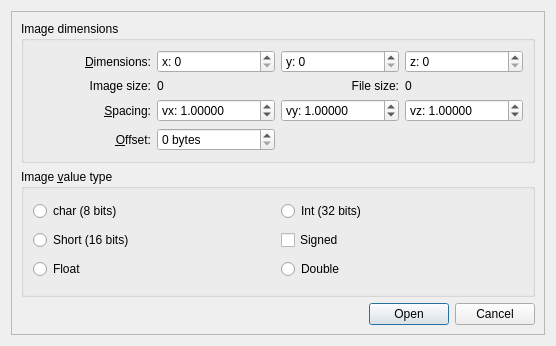
<?xml version="1.0" encoding="UTF-8"?>
<ui version="4.0">
 <class>Raw_image_dialog</class>
 <widget class="QDialog" name="Raw_image_dialog">
  <property name="geometry">
   <rect>
    <x>0</x>
    <y>0</y>
    <width>556</width>
    <height>346</height>
   </rect>
  </property>
  <property name="windowTitle">
   <string>Open raw image</string>
  </property>
  <layout class="QVBoxLayout" name="verticalLayout">
   <item>
    <widget class="QScrollArea" name="scrollArea">
     <property name="widgetResizable">
      <bool>true</bool>
     </property>
     <widget class="QWidget" name="scrollAreaWidgetContents">
      <property name="geometry">
       <rect>
        <x>0</x>
        <y>0</y>
        <width>536</width>
        <height>326</height>
       </rect>
      </property>
      <layout class="QVBoxLayout" name="verticalLayout_4">
       <item>
        <layout class="QVBoxLayout" name="verticalLayout_3">
         <item>
          <widget class="QGroupBox" name="groupBox">
           <property name="title">
            <string>Image dimensions</string>
           </property>
           <layout class="QVBoxLayout" name="verticalLayout_2">
            <item>
             <layout class="QGridLayout" name="gridLayout_2">
              <item row="0" column="0">
               <widget class="QLabel" name="label_dim">
                <property name="text">
                 <string>&amp;Dimensions:</string>
                </property>
                <property name="alignment">
                 <set>Qt::AlignRight|Qt::AlignTrailing|Qt::AlignVCenter</set>
                </property>
                <property name="buddy">
                 <cstring>dim_x</cstring>
                </property>
               </widget>
              </item>
              <item row="2" column="0">
               <widget class="QLabel" name="label_spacing">
                <property name="text">
                 <string>&amp;Spacing:</string>
                </property>
                <property name="alignment">
                 <set>Qt::AlignRight|Qt::AlignTrailing|Qt::AlignVCenter</set>
                </property>
                <property name="buddy">
                 <cstring>spacing_x</cstring>
                </property>
               </widget>
              </item>
              <item row="0" column="1">
               <widget class="QSpinBox" name="dim_x">
                <property name="prefix">
                 <string>x: </string>
                </property>
                <property name="maximum">
                 <number>100000000</number>
                </property>
               </widget>
              </item>
              <item row="0" column="2">
               <widget class="QSpinBox" name="dim_y">
                <property name="prefix">
                 <string>y: </string>
                </property>
                <property name="maximum">
                 <number>100000000</number>
                </property>
               </widget>
              </item>
              <item row="0" column="3">
               <widget class="QSpinBox" name="dim_z">
                <property name="prefix">
                 <string>z: </string>
                </property>
                <property name="maximum">
                 <number>100000000</number>
                </property>
               </widget>
              </item>
              <item row="2" column="1">
               <widget class="QDoubleSpinBox" name="spacing_x">
                <property name="prefix">
                 <string>vx: </string>
                </property>
                <property name="decimals">
                 <number>5</number>
                </property>
                <property name="value">
                 <double>1.000000000000000</double>
                </property>
               </widget>
              </item>
              <item row="2" column="2">
               <widget class="QDoubleSpinBox" name="spacing_y">
                <property name="prefix">
                 <string>vy: </string>
                </property>
                <property name="decimals">
                 <number>5</number>
                </property>
                <property name="value">
                 <double>1.000000000000000</double>
                </property>
               </widget>
              </item>
              <item row="2" column="3">
               <widget class="QDoubleSpinBox" name="spacing_z">
                <property name="prefix">
                 <string>vz: </string>
                </property>
                <property name="decimals">
                 <number>5</number>
                </property>
                <property name="value">
                 <double>1.000000000000000</double>
                </property>
               </widget>
              </item>
              <item row="3" column="0">
               <widget class="QLabel" name="offset_label">
                <property name="text">
                 <string>&amp;Offset:</string>
                </property>
                <property name="alignment">
                 <set>Qt::AlignRight|Qt::AlignTrailing|Qt::AlignVCenter</set>
                </property>
                <property name="buddy">
                 <cstring>offset</cstring>
                </property>
               </widget>
              </item>
              <item row="3" column="1">
               <widget class="QSpinBox" name="offset">
                <property name="suffix">
                 <string> bytes</string>
                </property>
                <property name="maximum">
                 <number>999999999</number>
                </property>
               </widget>
              </item>
              <item row="1" column="0">
               <widget class="QLabel" name="imagesize_budy">
                <property name="text">
                 <string>Image size:</string>
                </property>
                <property name="alignment">
                 <set>Qt::AlignRight|Qt::AlignTrailing|Qt::AlignVCenter</set>
                </property>
               </widget>
              </item>
              <item row="1" column="1">
               <widget class="QLabel" name="label_image_size">
                <property name="text">
                 <string>0</string>
                </property>
               </widget>
              </item>
              <item row="1" column="2">
               <widget class="QLabel" name="filesize_budy">
                <property name="text">
                 <string>File size:</string>
                </property>
                <property name="alignment">
                 <set>Qt::AlignRight|Qt::AlignTrailing|Qt::AlignVCenter</set>
                </property>
               </widget>
              </item>
              <item row="1" column="3">
               <widget class="QLabel" name="label_file_size">
                <property name="text">
                 <string>0</string>
                </property>
               </widget>
              </item>
             </layout>
            </item>
           </layout>
          </widget>
         </item>
         <item>
          <widget class="QGroupBox" name="groupBox_2">
           <property name="title">
            <string>Image &amp;value type</string>
           </property>
           <layout class="QGridLayout" name="gridLayout">
            <item row="2" column="0">
             <widget class="QRadioButton" name="short_bt">
              <property name="text">
               <string>Short (16 bits)</string>
              </property>
             </widget>
            </item>
            <item row="3" column="0">
             <widget class="QRadioButton" name="float_bt">
              <property name="text">
               <string>Float</string>
              </property>
             </widget>
            </item>
            <item row="0" column="1">
             <widget class="QRadioButton" name="int_bt">
              <property name="text">
               <string>Int (32 bits)</string>
              </property>
             </widget>
            </item>
            <item row="3" column="1">
             <widget class="QRadioButton" name="double_bt">
              <property name="text">
               <string>Double</string>
              </property>
             </widget>
            </item>
            <item row="2" column="1">
             <widget class="QCheckBox" name="signed_bt">
              <property name="text">
               <string>Signed</string>
              </property>
             </widget>
            </item>
            <item row="0" column="0">
             <widget class="QRadioButton" name="char_bt">
              <property name="text">
               <string>char (8 bits)</string>
              </property>
             </widget>
            </item>
           </layout>
          </widget>
         </item>
         <item>
          <widget class="QDialogButtonBox" name="buttonBox">
           <property name="standardButtons">
            <set>QDialogButtonBox::Cancel|QDialogButtonBox::Open</set>
           </property>
          </widget>
         </item>
        </layout>
       </item>
      </layout>
     </widget>
    </widget>
   </item>
  </layout>
 </widget>
 <tabstops>
  <tabstop>int_bt</tabstop>
  <tabstop>short_bt</tabstop>
  <tabstop>signed_bt</tabstop>
  <tabstop>float_bt</tabstop>
  <tabstop>double_bt</tabstop>
  <tabstop>dim_x</tabstop>
  <tabstop>dim_y</tabstop>
  <tabstop>dim_z</tabstop>
  <tabstop>spacing_x</tabstop>
  <tabstop>spacing_y</tabstop>
  <tabstop>spacing_z</tabstop>
  <tabstop>offset</tabstop>
 </tabstops>
 <resources/>
 <connections>
  <connection>
   <sender>float_bt</sender>
   <signal>toggled(bool)</signal>
   <receiver>signed_bt</receiver>
   <slot>setDisabled(bool)</slot>
   <hints>
    <hint type="sourcelabel">
     <x>47</x>
     <y>112</y>
    </hint>
    <hint type="destinationlabel">
     <x>553</x>
     <y>94</y>
    </hint>
   </hints>
  </connection>
  <connection>
   <sender>double_bt</sender>
   <signal>toggled(bool)</signal>
   <receiver>signed_bt</receiver>
   <slot>setDisabled(bool)</slot>
   <hints>
    <hint type="sourcelabel">
     <x>564</x>
     <y>127</y>
    </hint>
    <hint type="destinationlabel">
     <x>564</x>
     <y>94</y>
    </hint>
   </hints>
  </connection>
  <connection>
   <sender>buttonBox</sender>
   <signal>accepted()</signal>
   <receiver>Raw_image_dialog</receiver>
   <slot>accept()</slot>
   <hints>
    <hint type="sourcelabel">
     <x>191</x>
     <y>316</y>
    </hint>
    <hint type="destinationlabel">
     <x>183</x>
     <y>313</y>
    </hint>
   </hints>
  </connection>
  <connection>
   <sender>buttonBox</sender>
   <signal>rejected()</signal>
   <receiver>Raw_image_dialog</receiver>
   <slot>reject()</slot>
   <hints>
    <hint type="sourcelabel">
     <x>253</x>
     <y>319</y>
    </hint>
    <hint type="destinationlabel">
     <x>252</x>
     <y>312</y>
    </hint>
   </hints>
  </connection>
  <connection>
   <sender>dim_x</sender>
   <signal>valueChanged(int)</signal>
   <receiver>Raw_image_dialog</receiver>
   <slot>update_image_size()</slot>
   <hints>
    <hint type="sourcelabel">
     <x>178</x>
     <y>187</y>
    </hint>
    <hint type="destinationlabel">
     <x>99</x>
     <y>141</y>
    </hint>
   </hints>
  </connection>
  <connection>
   <sender>dim_z</sender>
   <signal>valueChanged(int)</signal>
   <receiver>Raw_image_dialog</receiver>
   <slot>update_image_size()</slot>
   <hints>
    <hint type="sourcelabel">
     <x>473</x>
     <y>178</y>
    </hint>
    <hint type="destinationlabel">
     <x>441</x>
     <y>142</y>
    </hint>
   </hints>
  </connection>
  <connection>
   <sender>char_bt</sender>
   <signal>clicked()</signal>
   <receiver>Raw_image_dialog</receiver>
   <slot>update_image_size()</slot>
   <hints>
    <hint type="sourcelabel">
     <x>71</x>
     <y>52</y>
    </hint>
    <hint type="destinationlabel">
     <x>137</x>
     <y>3</y>
    </hint>
   </hints>
  </connection>
  <connection>
   <sender>short_bt</sender>
   <signal>clicked()</signal>
   <receiver>Raw_image_dialog</receiver>
   <slot>update_image_size()</slot>
   <hints>
    <hint type="sourcelabel">
     <x>117</x>
     <y>81</y>
    </hint>
    <hint type="destinationlabel">
     <x>49</x>
     <y>6</y>
    </hint>
   </hints>
  </connection>
  <connection>
   <sender>float_bt</sender>
   <signal>clicked()</signal>
   <receiver>Raw_image_dialog</receiver>
   <slot>update_image_size()</slot>
   <hints>
    <hint type="sourcelabel">
     <x>137</x>
     <y>111</y>
    </hint>
    <hint type="destinationlabel">
     <x>67</x>
     <y>-5</y>
    </hint>
   </hints>
  </connection>
  <connection>
   <sender>int_bt</sender>
   <signal>clicked()</signal>
   <receiver>Raw_image_dialog</receiver>
   <slot>update_image_size()</slot>
   <hints>
    <hint type="sourcelabel">
     <x>358</x>
     <y>49</y>
    </hint>
    <hint type="destinationlabel">
     <x>584</x>
     <y>52</y>
    </hint>
   </hints>
  </connection>
  <connection>
   <sender>dim_y</sender>
   <signal>valueChanged(int)</signal>
   <receiver>Raw_image_dialog</receiver>
   <slot>update_image_size()</slot>
   <hints>
    <hint type="sourcelabel">
     <x>332</x>
     <y>186</y>
    </hint>
    <hint type="destinationlabel">
     <x>271</x>
     <y>142</y>
    </hint>
   </hints>
  </connection>
  <connection>
   <sender>double_bt</sender>
   <signal>clicked()</signal>
   <receiver>Raw_image_dialog</receiver>
   <slot>update_image_size()</slot>
   <hints>
    <hint type="sourcelabel">
     <x>514</x>
     <y>119</y>
    </hint>
    <hint type="destinationlabel">
     <x>581</x>
     <y>116</y>
    </hint>
   </hints>
  </connection>
 </connections>
 <slots>
  <slot>update_image_size()</slot>
 </slots>
</ui>
